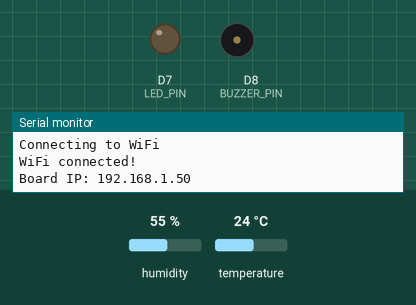
This sketch was run on a simulated Arduino Uno R4 WiFi. Parts: output pins drawn as LEDs (lit = HIGH), buzzer (waves = sounding), the last lines printed to the serial monitor. The test bench sets the inputs (shaded band); at power-on: temperature 24 °C, humidity 55 %. WiFi joins after 1.5 s; servers stay silent unless stated.

Above: at 2.7 s.
2.8 s: temperature set to 27 °C
9.7 s: temperature set to 30 °C
At 11.4 s:
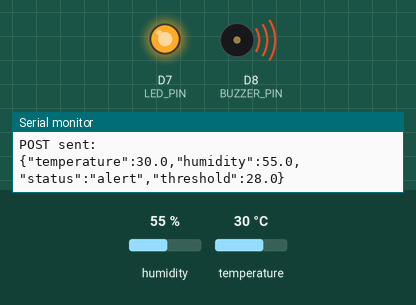
16.6 s: temperature set to 12 °C
At 21.4 s:
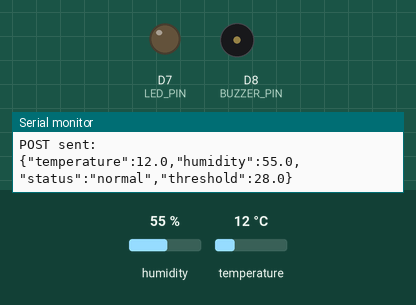
23.5 s: temperature set to 33 °C
At 25.3 s:
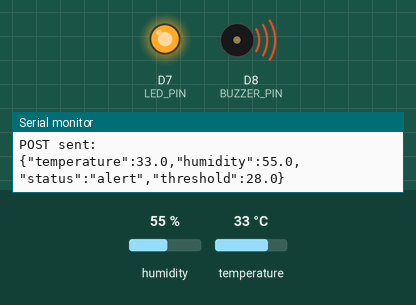
Timing chart, 0 to 26.8 s (numbered marks = the images above; inputs shaded):
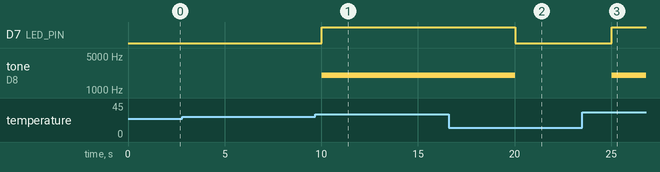

The sketch:

server_room_simulation.ino
```cpp
#include <WiFiS3.h>
#include <DHT.h>

// ------------------------------
// WiFi and server configuration
// ------------------------------
const char* ssid = "YOUR_WIFI_SSID";
const char* password = "YOUR_WIFI_PASSWORD";

// Replace with your computer's local WiFi IP running Express backend
// Example: 192.168.1.10
const char* serverIp = "YOUR_SERVER_IP_ADDRESS";
const int serverPort = 3000;
const char* endpoint = "/api/readings";

// ------------------------------
// Sensor and actuator pin setup
// ------------------------------
#define DHTPIN 2
#define DHTTYPE DHT11

const int LED_PIN = 7;
const int BUZZER_PIN = 8;

// ------------------------------
// Reading and threshold settings
// ------------------------------
const float TEMP_THRESHOLD = 28.0;
const unsigned long SEND_INTERVAL = 5000; // ms
unsigned long lastSendTime = 0;

DHT dht(DHTPIN, DHTTYPE);

// Function prototype
void sendReading(float temperature, float humidity, const char* status, float threshold);

void setup() {
  Serial.begin(9600);
  while (!Serial) {
    ; // Wait for Serial Monitor on boards that need it
  }

  dht.begin();

  pinMode(LED_PIN, OUTPUT);
  pinMode(BUZZER_PIN, OUTPUT);

  digitalWrite(LED_PIN, LOW);
  noTone(BUZZER_PIN);

  Serial.print("Connecting to WiFi");
  while (WiFi.begin(ssid, password) != WL_CONNECTED) {
    Serial.print(".");
    delay(1000);
  }

  Serial.println();
  Serial.println("WiFi connected!");
  Serial.print("Board IP: ");
  Serial.println(WiFi.localIP());
}

void loop() {
  unsigned long now = millis();

  // Use millis() interval pattern for periodic reading/sending
  if (now - lastSendTime >= SEND_INTERVAL) {
    lastSendTime = now;

    float humidity = dht.readHumidity();
    float temperature = dht.readTemperature(); // Celsius

    if (isnan(humidity) || isnan(temperature)) {
      Serial.println("Failed to read from DHT11 sensor.");
      return;
    }

    // Threshold logic for server room alerting
    const char* status = "normal";
    if (temperature > TEMP_THRESHOLD) {
      status = "alert";
      digitalWrite(LED_PIN, HIGH);
      tone(BUZZER_PIN, 2000); // Sound buzzer in alert condition
    } else {
      status = "normal";
      digitalWrite(LED_PIN, LOW);
      noTone(BUZZER_PIN);     // Silence buzzer in normal condition
    }

    // Serial logging each cycle
    Serial.print("Temperature: ");
    Serial.print(temperature, 1);
    Serial.print(" C, Humidity: ");
    Serial.print(humidity, 1);
    Serial.print(" %, Status: ");
    Serial.println(status);

    // Send reading to local Express backend
    sendReading(temperature, humidity, status, TEMP_THRESHOLD);
  }
}

void sendReading(float temperature, float humidity, const char* status, float threshold) {
  WiFiClient client;

  if (client.connect(serverIp, serverPort)) {
    // Build JSON body including status and threshold
    String jsonBody = "{\"temperature\":";
    jsonBody += String(temperature, 1);
    jsonBody += ",\"humidity\":";
    jsonBody += String(humidity, 1);
    jsonBody += ",\"status\":\"";
    jsonBody += status;
    jsonBody += "\",\"threshold\":";
    jsonBody += String(threshold, 1);
    jsonBody += "}";

    // HTTP POST request to /api/readings
    client.print("POST ");
    client.print(endpoint);
    client.println(" HTTP/1.1");
    client.print("Host: ");
    client.print(serverIp);
    client.print(":");
    client.println(serverPort);
    client.println("Content-Type: application/json");
    client.print("Content-Length: ");
    client.println(jsonBody.length());
    client.println("Connection: close");
    client.println();
    client.println(jsonBody);

    Serial.println("POST sent:");
    Serial.println(jsonBody);
  } else {
    Serial.println("Connection to server failed.");
  }

  client.stop();
}
```

Measured:
- the behaviour switches between 28 and 29 °C on temperature (found by bisection; images 0 and 1)
- after the input at 9.7 s, D7 (LED_PIN): LOW → HIGH after 0.32 s; tone on D8 (BUZZER_PIN): silent → 2000 Hz after 0.32 s
- after the input at 16.6 s, D7 (LED_PIN): HIGH → LOW after 3.4 s; tone on D8 (BUZZER_PIN): 2000 Hz → silent after 3.4 s
- after the input at 23.5 s, D7 (LED_PIN): LOW → HIGH after 1.5 s; tone on D8 (BUZZER_PIN): silent → 2000 Hz after 1.5 s
